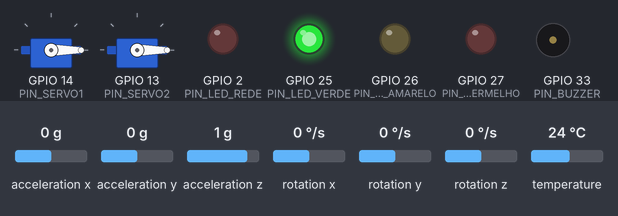
Simulated run of this sketch. Board: ESP32. Parts: 2 × servo, output pins drawn as LEDs (lit = HIGH), buzzer (waves = sounding, pin HIGH). Inputs (shaded band) come from the test bench; at power-on: acceleration x 0 g, acceleration y 0 g, acceleration z 1 g, rotation x 0 °/s, rotation y 0 °/s, rotation z 0 °/s, temperature 24 °C. WiFi joins after 1.5 s; servers stay silent unless stated; no MQTT or app messages arrive unless stated; what the sketch prints to the serial monitor is not drawn.

Above: at 4.3 s.
4.4 s: acceleration x set to -1.4 g
At 5.0 s:
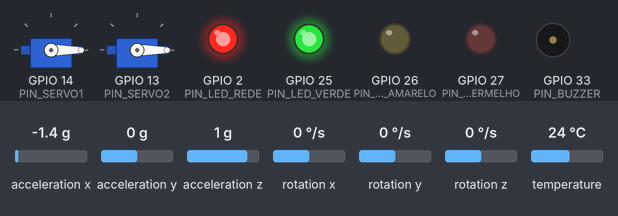
At 6.07 s:
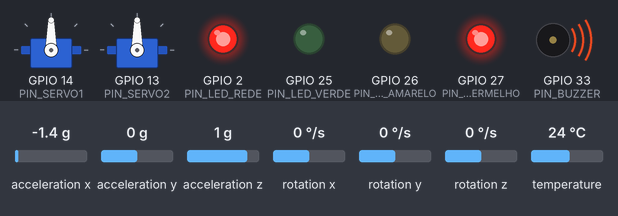
Timing chart, 0 to 13.4 s (numbered marks = the images above; inputs shaded):
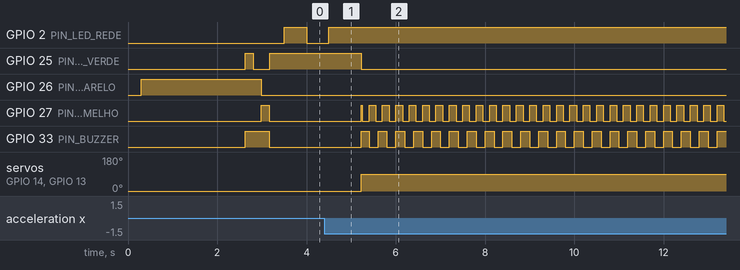

The sketch:

encosta_viva_esp32.ino
```cpp
/*
 * ENCOSTA VIVA - Robô Sentinela (ESP32 + MPU6050 + MQTT)
 * FIAP Global Solution 2026.2 - Ricardo Matos (RM 95906), Julio Zampieri (RM 98772), João Dias (RM 99092)
 * Sensor de umidade do solo opcional (USAR_SENSOR_UMIDADE).
 *
 * Bibliotecas (Arduino IDE > Gerenciar Bibliotecas):
 *   - Adafruit MPU6050
 *   - Adafruit Unified Sensor
 *   - PubSubClient
 *   - ESP32Servo
 *
 * IMPORTANTE:
 *   - Mantenha o robô imóvel na posição de referência durante a calibração.
 *   - Servos devem usar fonte externa regulada de 5 V; una o GND dessa fonte
 *     ao GND do ESP32. Não alimente servos pelo pino 3V3 do ESP32.
 *   - GPIO34 é somente entrada e NÃO tem pull-up interno. Use resistor externo
 *     de 10k entre GPIO34 e 3V3; botão entre GPIO34 e GND.
 */

#include <WiFi.h>
#include <Wire.h>
#include <math.h>
#include <time.h>
#include <PubSubClient.h>
#include <Adafruit_MPU6050.h>
#include <Adafruit_Sensor.h>
#include <ESP32Servo.h>

// ===== REDE: PREENCHA COM SUA REDE WI-FI 2.4 GHz =====
const char* WIFI_SSID = "SEU_WIFI";
const char* WIFI_SENHA = "SUA_SENHA";
const char* MQTT_HOST = "broker.hivemq.com";
const uint16_t MQTT_PORTA = 1883;

// Estes IDs precisam ser iguais aos configurados na API (.env).
const char* SETOR_ID = "vilasahy-q4m8z2";
const char* SENSOR_ID = "robo-sentinela-01";

// ===== PINOS =====
const int PIN_LED_VERDE = 25;
const int PIN_LED_AMARELO = 26;
const int PIN_LED_VERMELHO = 27;
const int PIN_BUZZER = 33;       // buzzer ativo
const int PIN_BOTAO = 34;        // resistor externo de 10k para 3V3
const int PIN_LED_REDE = 2;      // LED onboard: aceso = MQTT conectado
const int PIN_SERVO1 = 14;
const int PIN_SERVO2 = 13;
const int PIN_SDA = 21;
const int PIN_SCL = 22;

// ===== SENSOR ADICIONAL OPCIONAL: UMIDADE DO SOLO (saída analógica AO) =====
// Desligado por padrão: o robô funciona normalmente sem ele. Para usar, ligue
// VCC no 3V3, GND no GND e AO no GPIO35 (ADC1, somente entrada) e mude para true.
// Calibre: valor ADC com o sensor no ar (seco) e dentro de água/solo encharcado.
const bool USAR_SENSOR_UMIDADE = false;
const int PIN_UMIDADE = 35;
const int UMIDADE_ADC_SECO = 3200;
const int UMIDADE_ADC_MOLHADO = 1300;
const float UMID_ATENCAO = 70.0f;  // % -> nível 1 (igual à API)
const float UMID_ALERTA = 85.0f;   // % -> nível 2 (igual à API)

// ===== LIMIARES DE DEMONSTRAÇÃO (VALIDAR PARA USO REAL) =====
const float INCL_ATENCAO = 3.0f;
const float INCL_ALERTA = 6.0f;
const float INCL_MAXIMO = 10.0f;
const float VIB_ATENCAO = 0.04f;
const float VIB_ALERTA = 0.15f;

// Amostragem do MPU: 50 Hz, consolidação a cada 1 segundo.
const uint32_t INTERVALO_AMOSTRA_MS = 20;
const uint32_t INTERVALO_PUBLICACAO_MS = 1000; // 1 Hz: dashboard acompanha o robô quase em tempo real
const uint32_t TEMPO_HISTERESE_MS = 8000;
const float GRAVIDADE = 9.80665f;
const int AMOSTRAS_CALIBRACAO = 100;
const int AMOSTRAS_JANELA = 50;

Adafruit_MPU6050 mpu;
WiFiClient clienteWifi;
PubSubClient mqtt(clienteWifi);
Servo servo1;
Servo servo2;

char topicoLeitura[96];
char topicoStatus[96];
char topicoIA[96];   // a API devolve aqui o pré-alerta calculado pela IA
char clientId[48];

bool mpuOk = false;
bool baseValida = false;
bool servosAnexados = false;
double baseX = 0, baseY = 0, baseZ = 1;

// Acumuladores da janela de 1 segundo.
double somaX = 0, somaY = 0, somaZ = 0;
double somaX2 = 0, somaY2 = 0, somaZ2 = 0;
int amostrasJanela = 0;

float inclinacaoGraus = 0.0f;
float vibracaoG = 0.0f;
float umidadePct = -1.0f;            // -1 = sensor desativado/sem leitura
uint32_t ultimaLeituraUmidadeMs = 0;
bool iaPreAlerta = false;            // recebido da API por MQTT (IA de tendência)
uint32_t iaUltimaMsgMs = 0;
uint8_t nivelAtual = 1; // estado inicial seguro: monitoramento até validar o MPU
uint8_t modoSimulacao = 0; // 0 = real; 1..4 = força nível 0..3
bool buzzerAtivo = true;
const bool USAR_BOTAO_SIMULACAO = false; // mude para true somente se instalar o resistor externo no GPIO34

uint32_t ultimaAmostraMs = 0;
uint32_t ultimaTentativaMPUMs = 0;
uint32_t ultimaPublicacaoMs = 0;
uint32_t ultimaTentativaWifi = 0;
uint32_t ultimaTentativaMqtt = 0;
uint32_t inicioCandidatoNivel = 0;
uint8_t nivelCandidato = 1;
int ultimoNivelAtuadores = -1;

// ---------------------------------------------------------------------------
// MPU6050
// ---------------------------------------------------------------------------
bool iniciarMPU(uint8_t tentativas) {
  for (uint8_t i = 0; i < tentativas; i++) {
    if (mpu.begin(0x68, &Wire) || mpu.begin(0x69, &Wire)) {
      mpu.setAccelerometerRange(MPU6050_RANGE_4_G);
      mpu.setGyroRange(MPU6050_RANGE_250_DEG);
      mpu.setFilterBandwidth(MPU6050_BAND_21_HZ);
      delay(100);
      return true;
    }
    delay(300);
  }
  return false;
}

bool calibrarReferencia() {
  Serial.println("[MPU] Calibrando por 2 segundos. NAO MOVA O ROBO.");
  double sx = 0, sy = 0, sz = 0;
  int validas = 0;
  for (int i = 0; i < AMOSTRAS_CALIBRACAO; i++) {
    sensors_event_t a, g, t;
    if (mpu.getEvent(&a, &g, &t)) {
      sx += a.acceleration.x;
      sy += a.acceleration.y;
      sz += a.acceleration.z;
      validas++;
    }
    delay(20);
  }
  if (validas < AMOSTRAS_CALIBRACAO * 0.8) {
    Serial.println("[ERRO] Nao foi possivel calibrar o MPU6050.");
    baseValida = false;
    return false;
  }
  baseX = sx / validas;
  baseY = sy / validas;
  baseZ = sz / validas;
  double norma = sqrt(baseX * baseX + baseY * baseY + baseZ * baseZ);
  if (norma < 7.0 || norma > 12.5) {
    Serial.println("[ERRO] Referencia do MPU fora da faixa esperada.");
    baseValida = false;
    return false;
  }
  baseValida = true;
  Serial.printf("[MPU] Referencia calibrada: X=%.2f Y=%.2f Z=%.2f m/s2\n", baseX, baseY, baseZ);
  return true;
}

void zerarJanela() {
  somaX = somaY = somaZ = 0;
  somaX2 = somaY2 = somaZ2 = 0;
  amostrasJanela = 0;
}

void acumularAmostraMPU() {
  sensors_event_t a, g, t;
  if (!mpu.getEvent(&a, &g, &t)) {
    mpuOk = false;
    Serial.println("[ERRO] Falha ao ler o MPU6050.");
    return;
  }
  const double x = a.acceleration.x;
  const double y = a.acceleration.y;
  const double z = a.acceleration.z;
  somaX += x; somaY += y; somaZ += z;
  somaX2 += x * x; somaY2 += y * y; somaZ2 += z * z;
  amostrasJanela++;

  if (amostrasJanela >= AMOSTRAS_JANELA) {
    const double mx = somaX / amostrasJanela;
    const double my = somaY / amostrasJanela;
    const double mz = somaZ / amostrasJanela;
    const double normaM = sqrt(mx * mx + my * my + mz * mz);
    const double normaB = sqrt(baseX * baseX + baseY * baseY + baseZ * baseZ);

    if (baseValida && normaM > 0.1 && normaB > 0.1) {
      double cosseno = (mx * baseX + my * baseY + mz * baseZ) / (normaM * normaB);
      cosseno = constrain(cosseno, -1.0, 1.0);
      inclinacaoGraus = acos(cosseno) * 180.0 / PI;
    }

    // RMS do componente AC (desvio padrão dos três eixos), em unidades de g.
    // Remove a componente média da gravidade e estima a vibração da janela.
    double vx = (somaX2 / amostrasJanela) - (mx * mx);
    double vy = (somaY2 / amostrasJanela) - (my * my);
    double vz = (somaZ2 / amostrasJanela) - (mz * mz);
    if (vx < 0) vx = 0; if (vy < 0) vy = 0; if (vz < 0) vz = 0;
    vibracaoG = sqrt(vx + vy + vz) / GRAVIDADE;

    zerarJanela();
    Serial.printf("[LEITURA] inclinacao=%.2f graus | vibracao=%.3f g | nivel=%u | MPU=%s\n",
                  inclinacaoGraus, vibracaoG, nivelAtual, mpuOk ? "OK" : "FALHA");
  }
}

// ---------------------------------------------------------------------------
// CLASSIFICACAO E ATUADORES
// ---------------------------------------------------------------------------
uint8_t calcularNivel() {
  if (!mpuOk || !baseValida) return 1; // falha segura: nunca indicar verde
  uint8_t nivelIncl = 0;
  if (inclinacaoGraus >= INCL_MAXIMO) nivelIncl = 3;
  else if (inclinacaoGraus >= INCL_ALERTA) nivelIncl = 2;
  else if (inclinacaoGraus >= INCL_ATENCAO) nivelIncl = 1;

  uint8_t nivelVib = 0;
  if (vibracaoG >= VIB_ALERTA) nivelVib = 2;
  else if (vibracaoG >= VIB_ATENCAO) nivelVib = 1;
  uint8_t nivelUmid = 0;
  if (USAR_SENSOR_UMIDADE && umidadePct >= 0.0f) {
    if (umidadePct >= UMID_ALERTA) nivelUmid = 2;
    else if (umidadePct >= UMID_ATENCAO) nivelUmid = 1;
  }
  uint8_t nivelFinal = max(nivelIncl, nivelVib);
  if (nivelUmid > nivelFinal) nivelFinal = nivelUmid;
  return nivelFinal;
}

// Umidade do solo (sensor adicional opcional): média de 16 leituras do ADC.
void lerUmidadeSolo() {
  if (!USAR_SENSOR_UMIDADE) return;
  long soma = 0;
  for (int i = 0; i < 16; i++) soma += analogRead(PIN_UMIDADE);
  float adc = soma / 16.0f;
  float pct = (UMIDADE_ADC_SECO - adc) * 100.0f / (float)(UMIDADE_ADC_SECO - UMIDADE_ADC_MOLHADO);
  if (pct < 0.0f) pct = 0.0f;
  if (pct > 100.0f) pct = 100.0f;
  umidadePct = pct;
}

// IA -> robô: a API publica em encosta/<SETOR_ID>/ia o pré-alerta calculado pela
// regressão linear. Só muda o aviso (LED amarelo piscando + bipe); o nível de risco
// continua vindo das regras locais, e sem mensagens por 10 s o robô ignora a IA.
void aoReceberMqtt(char* topico, byte* payload, unsigned int tamanho) {
  if (strcmp(topico, topicoIA) != 0) return;
  char msg[200];
  unsigned int n = tamanho < sizeof(msg) - 1 ? tamanho : sizeof(msg) - 1;
  memcpy(msg, payload, n);
  msg[n] = 0;
  bool novo = strstr(msg, "\"pre_alerta\":true") != NULL;
  if (novo != iaPreAlerta) {
    Serial.printf("[IA] Pre-alerta da IA: %s\n", novo ? "ATIVO (tendencia de alta)" : "desativado");
  }
  iaPreAlerta = novo;
  iaUltimaMsgMs = millis();
}

bool preAlertaIAAtivo(uint32_t agora) {
  return iaPreAlerta && (agora - iaUltimaMsgMs) < 10000;
}

void atualizarNivelComHisterese(uint32_t agora) {
  uint8_t desejado = calcularNivel();
  if (modoSimulacao > 0) desejado = modoSimulacao - 1;

  if (desejado > nivelAtual) {
    nivelAtual = desejado; // aumenta imediatamente
    nivelCandidato = desejado;
    inicioCandidatoNivel = agora;
  } else if (desejado < nivelAtual) {
    if (desejado != nivelCandidato) {
      nivelCandidato = desejado;
      inicioCandidatoNivel = agora;
    } else if (agora - inicioCandidatoNivel >= TEMPO_HISTERESE_MS) {
      nivelAtual = desejado; // reduz somente apos 8 segundos estaveis
    }
  } else {
    nivelCandidato = desejado;
    inicioCandidatoNivel = agora;
  }
}

void atualizarAtuadores(uint32_t agora) {
  bool verde = false, amarelo = false, vermelho = false, som = false;
  const bool preIA = preAlertaIAAtivo(agora) && nivelAtual < 2;
  switch (nivelAtual) {
    case 0:
      if (preIA) {            // IA prevê subida rápida: amarelo piscando + bipe curto
        amarelo = ((agora / 250) % 2) == 0;
        som = (agora % 1000) < 80;
      } else {
        verde = true;
      }
      break;
    case 1:
      if (preIA) {
        amarelo = ((agora / 250) % 2) == 0;
        som = (agora % 1000) < 80;
      } else {
        amarelo = true;
        som = (agora % 2000) < 180;
      }
      break;
    case 2:
      vermelho = ((agora / 500) % 2) == 0;
      som = (agora % 2000) < 120;
      break;
    default:
      vermelho = ((agora / 150) % 2) == 0;
      som = ((agora / 200) % 2) == 0;
      break;
  }
  digitalWrite(PIN_LED_VERDE, verde ? HIGH : LOW);
  digitalWrite(PIN_LED_AMARELO, amarelo ? HIGH : LOW);
  digitalWrite(PIN_LED_VERMELHO, vermelho ? HIGH : LOW);
  digitalWrite(PIN_BUZZER, (som && buzzerAtivo) ? HIGH : LOW);

  if (servosAnexados && ultimoNivelAtuadores != nivelAtual) {
    int posicao = (nivelAtual >= 2) ? 90 : 0;
    servo1.write(posicao);
    servo2.write(posicao);
    ultimoNivelAtuadores = nivelAtual;
  }
}

void autoTesteLEDs() {
  Serial.println("[BOOT] Testando LEDs e buzzer...");
  digitalWrite(PIN_LED_VERDE, HIGH); digitalWrite(PIN_BUZZER, HIGH); delay(180);
  digitalWrite(PIN_LED_VERDE, LOW); digitalWrite(PIN_BUZZER, LOW);
  digitalWrite(PIN_LED_AMARELO, HIGH); digitalWrite(PIN_BUZZER, HIGH); delay(180);
  digitalWrite(PIN_LED_AMARELO, LOW); digitalWrite(PIN_BUZZER, LOW);
  digitalWrite(PIN_LED_VERMELHO, HIGH); digitalWrite(PIN_BUZZER, HIGH); delay(180);
  digitalWrite(PIN_LED_VERMELHO, LOW); digitalWrite(PIN_BUZZER, LOW);
}

// ---------------------------------------------------------------------------
// WI-FI + MQTT
// ---------------------------------------------------------------------------
void gerenciarRede(uint32_t agora) {
  if (WiFi.status() != WL_CONNECTED && agora - ultimaTentativaWifi >= 10000) {
    ultimaTentativaWifi = agora;
    Serial.println("[WIFI] Tentando conectar...");
    WiFi.begin(WIFI_SSID, WIFI_SENHA);
  }

  if (WiFi.status() == WL_CONNECTED && !mqtt.connected() && agora - ultimaTentativaMqtt >= 5000) {
    ultimaTentativaMqtt = agora;
    Serial.printf("[MQTT] Conectando em %s:%u...\n", MQTT_HOST, MQTT_PORTA);
    if (mqtt.connect(clientId, topicoStatus, 0, true, "offline")) {
      mqtt.publish(topicoStatus, "online", true);
      mqtt.subscribe(topicoIA);
      Serial.printf("[MQTT] Conectado. Publicando em %s\n", topicoLeitura);
    } else {
      Serial.printf("[MQTT] Falha na conexao. Estado=%d\n", mqtt.state());
    }
  }
  digitalWrite(PIN_LED_REDE, mqtt.connected() ? HIGH : ((agora / 500) % 2));
}

void publicarLeitura() {
  if (!mqtt.connected()) return;
  char json[384];
  char extra[48] = "";
  if (USAR_SENSOR_UMIDADE && umidadePct >= 0.0f) snprintf(extra, sizeof(extra), ",\"umidade_solo_pct\":%.1f", umidadePct);
  const int rssi = (WiFi.status() == WL_CONNECTED) ? WiFi.RSSI() : 0;
  snprintf(json, sizeof(json),
    "{\"setor_id\":\"%s\",\"sensor_id\":\"%s\",\"inclinacao_graus\":%.2f,\"vibracao_g\":%.4f,\"nivel\":%u,\"simulado\":%s,\"mpu_ok\":%s,\"rssi\":%d%s}",
    SETOR_ID, SENSOR_ID, inclinacaoGraus, vibracaoG, nivelAtual,
    modoSimulacao > 0 ? "true" : "false", (mpuOk && baseValida) ? "true" : "false", rssi, extra);
  bool ok = mqtt.publish(topicoLeitura, json, false);
  Serial.printf("[MQTT] Publicacao %s: %s\n", ok ? "OK" : "FALHOU", json);
}

// ---------------------------------------------------------------------------
// SETUP / LOOP
// ---------------------------------------------------------------------------
void setup() {
  Serial.begin(115200);
  delay(300);

  pinMode(PIN_LED_VERDE, OUTPUT);
  pinMode(PIN_LED_AMARELO, OUTPUT);
  pinMode(PIN_LED_VERMELHO, OUTPUT);
  pinMode(PIN_BUZZER, OUTPUT);
  pinMode(PIN_LED_REDE, OUTPUT);
  pinMode(PIN_BOTAO, INPUT); // GPIO34 precisa de pull-up externo
  digitalWrite(PIN_LED_VERDE, LOW);
  digitalWrite(PIN_LED_AMARELO, HIGH); // atencao ate validar o sensor
  digitalWrite(PIN_LED_VERMELHO, LOW);

  snprintf(topicoLeitura, sizeof(topicoLeitura), "encosta/%s/leitura", SETOR_ID);
  snprintf(topicoStatus, sizeof(topicoStatus), "encosta/%s/status", SETOR_ID);
  snprintf(topicoIA, sizeof(topicoIA), "encosta/%s/ia", SETOR_ID);
  snprintf(clientId, sizeof(clientId), "robo-sentinela-%06X", (uint32_t)(ESP.getEfuseMac() & 0xFFFFFF));

  Wire.begin(PIN_SDA, PIN_SCL);
  mpuOk = iniciarMPU(5);
  if (mpuOk) {
    Serial.println("[MPU] Sensor encontrado.");
    baseValida = calibrarReferencia();
  } else {
    Serial.println("[ERRO] MPU6050 nao encontrado. LEDs permanecem em atencao.");
  }

  autoTesteLEDs();

  // Os servos sao conectados depois da calibracao para nao contaminar a referencia.
  servo1.setPeriodHertz(50);
  servo2.setPeriodHertz(50);
  servo1.attach(PIN_SERVO1, 500, 2400);
  servo2.attach(PIN_SERVO2, 500, 2400);
  servo1.write(0);
  servo2.write(0);
  servosAnexados = true;

  WiFi.mode(WIFI_STA);
  WiFi.begin(WIFI_SSID, WIFI_SENHA);
  ultimaTentativaWifi = millis();
  mqtt.setServer(MQTT_HOST, MQTT_PORTA);
  mqtt.setKeepAlive(30);
  mqtt.setSocketTimeout(5);
  mqtt.setBufferSize(512);
  mqtt.setCallback(aoReceberMqtt);

  nivelAtual = (mpuOk && baseValida) ? 0 : 1;
  nivelCandidato = nivelAtual;
  inicioCandidatoNivel = millis();
  Serial.printf("[BOOT] Pronto. Topico: %s | Status: %s\n", topicoLeitura, topicoStatus);
}

void loop() {
  const uint32_t agora = millis();

  gerenciarRede(agora);
  if (mqtt.connected()) mqtt.loop();

  if (!mpuOk && agora - ultimaTentativaMPUMs >= 5000) {
    ultimaTentativaMPUMs = agora;
    Serial.println("[MPU] Tentando reconectar...");
    mpuOk = iniciarMPU(1);
    if (mpuOk && baseValida) Serial.println("[MPU] Reconectado; mantendo a referencia original.");
  }

  if (mpuOk && agora - ultimaAmostraMs >= INTERVALO_AMOSTRA_MS) {
    ultimaAmostraMs = agora;
    acumularAmostraMPU();
  }

  // Se o MPU falhar, nao recalibra automaticamente: evita aceitar uma nova
  // inclinacao como se fosse a posicao original. O operador deve reiniciar
  // o robo com ele nivelado depois de corrigir a falha.
  if (!mpuOk) {
    nivelAtual = 1;
  } else {
    atualizarNivelComHisterese(agora);
  }

  // Botao: um clique percorre modo real -> simula nivel 0 -> 1 -> 2 -> 3 -> real.
  static int leituraAnterior = HIGH;
  static uint32_t ultimaMudancaBotao = 0;
  int leituraBotao = USAR_BOTAO_SIMULACAO ? digitalRead(PIN_BOTAO) : HIGH;
  if (USAR_BOTAO_SIMULACAO && leituraAnterior == HIGH && leituraBotao == LOW && agora - ultimaMudancaBotao > 250) {
    ultimaMudancaBotao = agora;
    modoSimulacao = (modoSimulacao + 1) % 5;
    Serial.printf("[BOTAO] Simulacao=%u (0=real; 1..4= niveis 0..3)\n", modoSimulacao);
    if (modoSimulacao > 0) nivelAtual = modoSimulacao - 1;
    else { nivelAtual = calcularNivel(); nivelCandidato = nivelAtual; inicioCandidatoNivel = agora; }
  }
  leituraAnterior = leituraBotao;

  if (USAR_SENSOR_UMIDADE && agora - ultimaLeituraUmidadeMs >= 1000) {
    ultimaLeituraUmidadeMs = agora;
    lerUmidadeSolo();
  }

  atualizarAtuadores(agora);

  // Publica a cada 1 s e imediatamente quando o nível muda (LED e painel ficam sincronizados).
  static uint8_t nivelPublicado = 255;
  if (agora - ultimaPublicacaoMs >= INTERVALO_PUBLICACAO_MS || (nivelAtual != nivelPublicado && agora - ultimaPublicacaoMs >= 150)) {
    ultimaPublicacaoMs = agora;
    nivelPublicado = nivelAtual;
    publicarLeitura();
  }
  delay(1);
}
```

Measured:
- after the input at 4.4 s, GPIO 25 (PIN_LED_VERDE): HIGH → LOW after 0.82 s; GPIO 27 (PIN_LED_VERMELHO): LOW → HIGH after 0.82 s, then repeats every 0.30 s: LOW 0.15 s, HIGH 0.15 s
